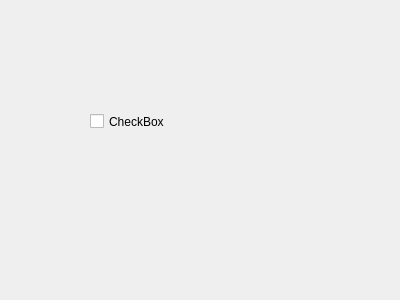
<?xml version="1.0" encoding="UTF-8"?>
<ui version="4.0">
 <class>MonitoringPage</class>
 <widget class="QWidget" name="MonitoringPage">
  <property name="geometry">
   <rect>
    <x>0</x>
    <y>0</y>
    <width>400</width>
    <height>300</height>
   </rect>
  </property>
  <property name="windowTitle">
   <string/>
  </property>
  <widget class="QCheckBox" name="checkBox">
   <property name="geometry">
    <rect>
     <x>90</x>
     <y>110</y>
     <width>83</width>
     <height>23</height>
    </rect>
   </property>
   <property name="text">
    <string>CheckBox</string>
   </property>
  </widget>
 </widget>
 <resources/>
 <connections/>
</ui>
